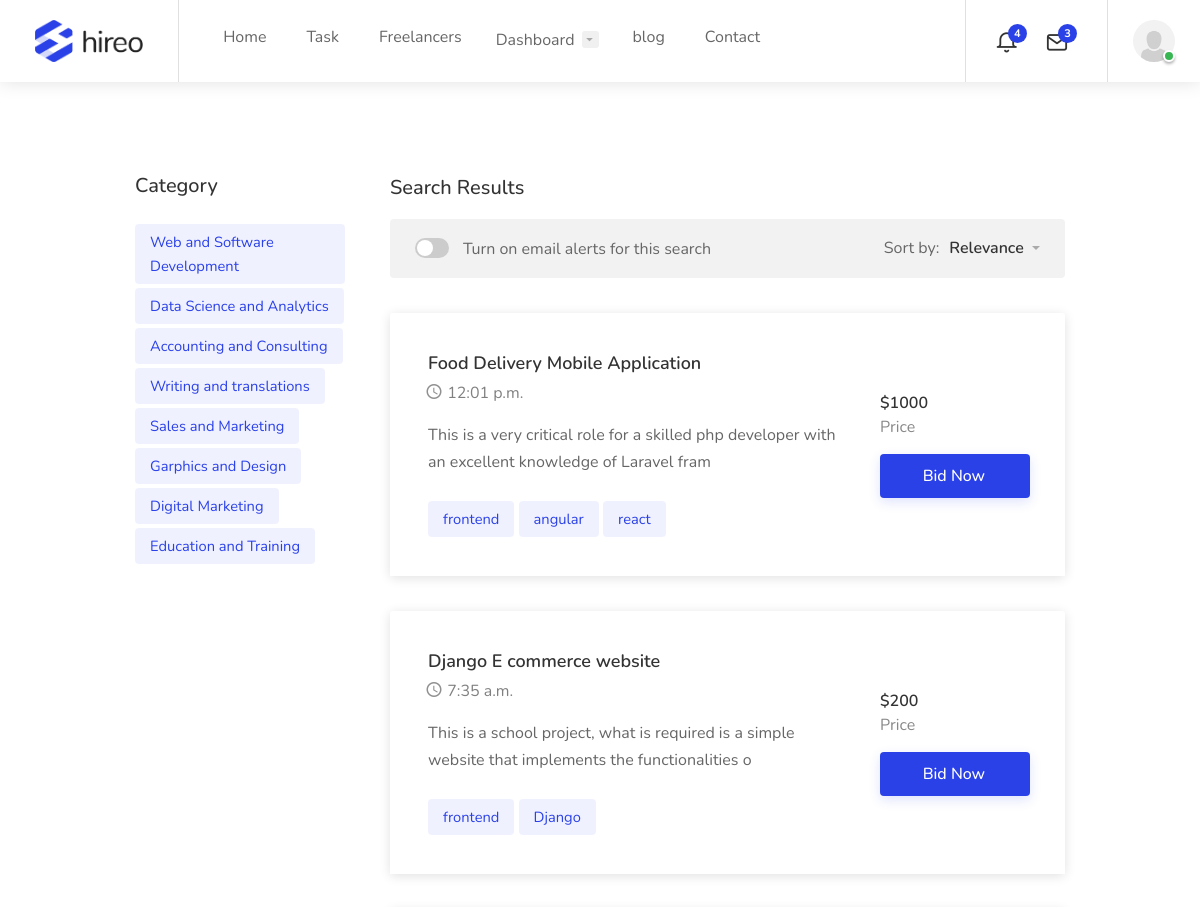
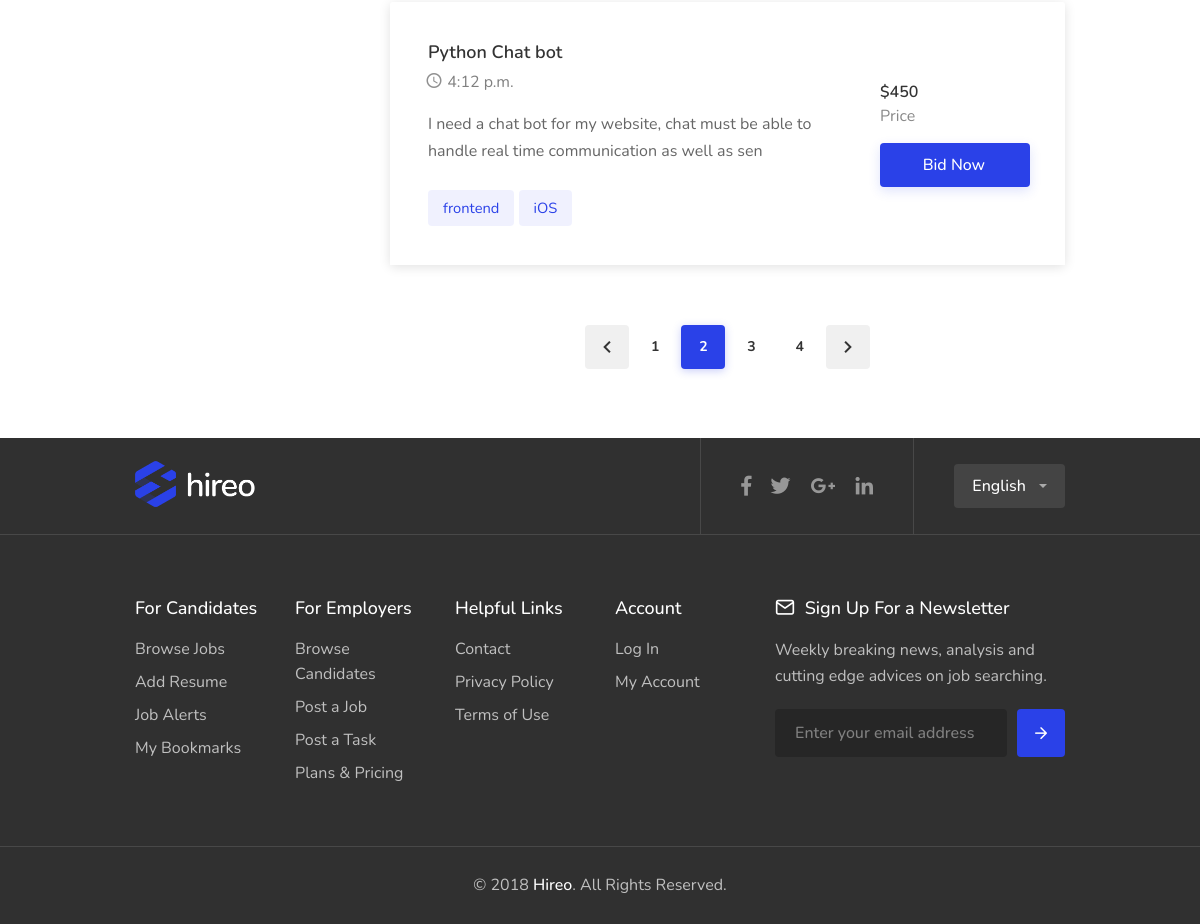
Page /job/category/web_software_development/ (signed in) on the committed database (2 pictures, top to bottom).
### user/models.py (models this page shows, shortened)
class Profile(models.Model):
    user = models.OneToOneField(User, on_delete=models.CASCADE)
    image = models.ImageField(default = 'default.png', upload_to='profile_pics')
    tagline = models.CharField(max_length=200,  default='Enter your tagline here')
    bio = models.CharField(max_length=1000, default='Enter your bio here')
    favourite = models.ManyToManyField(User, related_name='favorited_by', blank=True)

### job/models.py (models this page shows, shortened)
class Category(models.Model):
    title = models.CharField(max_length=200)
    slug = models.SlugField(null=True, default=None, unique=True)
    img = models.ImageField(default = 'default.png', upload_to='category_images')
    def __str__(self):
        return self.title

class Job(models.Model):
    author = models.ForeignKey(User, on_delete=models.CASCADE)
    title = models.CharField(max_length=200)
    job_type = models.ForeignKey(Type, on_delete=models.DO_NOTHING)
    job_category = models.ForeignKey(Category, on_delete=models.DO_NOTHING)
    cost = models.IntegerField(default=100)
    skill = models.ManyToManyField(Skill, blank=True)
    date_created = models.DateTimeField(default=timezone.now)
    description = models.CharField(max_length=10000)
    favourite = models.ManyToManyField(User, related_name='fav_task', blank=True)

class Skill(models.Model):
    title = models.CharField(max_length=100)
    def __str__(self):
        return self.title

### job/views.py (the view)
# urls.py: path('job/category/<str:slug>/',CategoryView.as_view(),name='task-category'),
class CategoryView(ListView):
    def get(self, request, slug):
        category = Category.objects.all()
        tasks = Job.objects.filter(job_category__slug = slug)
        context = {
            'categories': category,
            'tasks':tasks,
         }
        return render(request, 'job/category.html', context)

### job/templates/job/category.html (shortened to what this page needs)
{% extends 'job/base.html' %}
{% block content %}
<div class="container">
	<div class="row">
		<div class="col-xl-3 col-lg-4">
			<div class="sidebar-container">
				<div class="sidebar-widget">
					<h3>Category</h3>
					<div class="task-tags">
						{% for category in categories %}
						<span><a href = "{% url 'task-category' category.slug %}">{{ category }}</a></span>
						{% endfor %}
					</div>
				</div>
			</div>
		</div>
		<div class="col-xl-9 col-lg-8 content-left-offset">
			<h3 class="page-title">Search Results</h3>
			<div class="notify-box margin-top-15">
				<div class="switch-container">
					<label class="switch"><input type="checkbox"><span class="switch-button"></span><span class="switch-text">Turn on email alerts for this search</span></label>
				</div>
				<div class="sort-by">
					<span>Sort by:</span>
					<select class="selectpicker hide-tick">
						<option>Relevance</option>
					</select>
				</div>
			</div>
            {% for task in tasks %}
			<div class="tasks-list-container compact-list margin-top-35">
				<a href="{% url 'job-detail' task.id %}" class="task-listing">
					<div class="task-listing-details">
						<div class="task-listing-description">
							<h3 class="task-listing-title">{{ task.title }}</h3>
							<ul class="task-icons">
								<li><i class="icon-material-outline-access-time"></i> {{ task.date_created|date:'P'}}</li>
							</ul>
							<p class="task-listing-text">{{ task.description|stringformat:".100s" }}</p>
							<div class="task-tags">
								{% for skill in task.skill.all %}
								<span>{{ skill }}</span>
								{% endfor %}
							</div>
						</div>
					</div>
					<div class="task-listing-bid">
						<div class="task-listing-bid-inner">
							<div class="task-offers">
								<strong>${{ task.cost }}</strong>
								<span>Price</span>
							</div>
							<span class="button button-sliding-icon ripple-effect">Bid Now </span>
						</div>
					</div>
				</a>
			</div>
            {% endfor %}
			<div class="row">
				<div class="col-md-12">
					<div class="pagination-container margin-top-60 margin-bottom-60">
						<nav class="pagination">
							<ul>
								<li class="pagination-arrow"><a href="#" class="ripple-effect"><i class="icon-material-outline-keyboard-arrow-left"></i></a></li>
								<li><a href="#" class="ripple-effect">1</a></li>
								<li><a href="#" class="current-page ripple-effect">2</a></li>
								<li><a href="#" class="ripple-effect">3</a></li>
								<li><a href="#" class="ripple-effect">4</a></li>
								<li class="pagination-arrow"><a href="#" class="ripple-effect"><i class="icon-material-outline-keyboard-arrow-right"></i></a></li>
							</ul>
						</nav>
					</div>
				</div>
			</div>
		</div>
	</div>
</div>
{% endblock content %}

### job/templates/job/base.html (shortened to what this page needs)
{% load static %}
<!doctype html>
<html lang="en">
<head>
<link rel="stylesheet" href="{% static 'job/css/style.css' %}">
<link rel="stylesheet" href="{% static 'job/css/colors/blue.css' %}">
</head>
<body>
<div id="wrapper">
    <header id="header-container" class="fullwidth">
        <div id="header">
            <div class="container">
                <div class="left-side">
                    <div id="logo">
                        <a href="{% url 'job-home' %}"><img src="{% static 'job/images/logo.png' %}" alt=""></a>
                    </div>
                    <nav id="navigation">
                        <ul id="responsive">
                            <li><a href="{% url 'job-home' %}">Home</a>
                            </li>
                            <li><a href="{% url 'job-list' %}">Task</a></li>
                            <li><a href="{% url 'freelancer' %}">Freelancers</a></li>
                            {% if user.is_authenticated %}
						<li><a href="#">Dashboard</a>
						</li>
                        {% endif %}
                        <li><a href="{% url 'blog-home' %}">blog</a></li>
                        <li><a href="{% url 'contact' %}">Contact</a></li>
                        </ul>
                    </nav>
                </div>
            {% if user.is_authenticated %}
			<div class="right-side">
				<div class="header-widget hide-on-mobile">
					<div class="header-notifications">
						<div class="header-notifications-trigger">
							<a href="#"><i class="icon-feather-bell"></i><span>4</span></a>
						</div>
					</div>
					<div class="header-notifications">
						<div class="header-notifications-trigger">
							<a href="#"><i class="icon-feather-mail"></i><span>3</span></a>
						</div>
					</div>
				</div>
				<div class="header-widget">
					<div class="header-notifications user-menu">
						<div class="header-notifications-trigger">
							<a href="#"><div class="user-avatar status-online"><img src="{{ user.profile.image.url }}" alt=""></div></a>
						</div>
					</div>
				</div>
			</div>
            {% endif %}
            </div>
        </div>
    </header>
    {% block content %}
    {% endblock content %}
<div id="footer">
	<div class="footer-top-section">
		<div class="container">
			<div class="row">
				<div class="col-xl-12">
					<div class="footer-rows-container">
						<div class="footer-rows-left">
							<div class="footer-row">
								<div class="footer-row-inner footer-logo">
									<img src="{% static 'job/images/logo2.png' %}" alt="">
								</div>
							</div>
						</div>
						<div class="footer-rows-right">
							<div class="footer-row">
								<div class="footer-row-inner">
									<ul class="footer-social-links">
										<li>
											<a href="#" title="Facebook" data-tippy-placement="bottom" data-tippy-theme="light">
												<i class="icon-brand-facebook-f"></i>
											</a>
										</li>
										<li>
											<a href="#" title="Twitter" data-tippy-placement="bottom" data-tippy-theme="light">
												<i class="icon-brand-twitter"></i>
											</a>
										</li>
										<li>
											<a href="#" title="Google Plus" data-tippy-placement="bottom" data-tippy-theme="light">
												<i class="icon-brand-google-plus-g"></i>
											</a>
										</li>
										<li>
											<a href="#" title="LinkedIn" data-tippy-placement="bottom" data-tippy-theme="light">
												<i class="icon-brand-linkedin-in"></i>
											</a>
										</li>
									</ul>
									<div class="clearfix"></div>
								</div>
							</div>
							<div class="footer-row">
								<div class="footer-row-inner">
									<select class="selectpicker language-switcher" data-selected-text-format="count" data-size="5">
										<option selected>English</option>
									</select>
								</div>
							</div>
						</div>
					</div>
				</div>
			</div>
		</div>
	</div>
	<div class="footer-middle-section">
		<div class="container">
			<div class="row">
				<div class="col-xl-2 col-lg-2 col-md-3">
					<div class="footer-links">
						<h3>For Candidates</h3>
						<ul>
							<li><a href="#"><span>Browse Jobs</span></a></li>
							<li><a href="#"><span>Add Resume</span></a></li>
							<li><a href="#"><span>Job Alerts</span></a></li>
							<li><a href="#"><span>My Bookmarks</span></a></li>
						</ul>
					</div>
				</div>
				<div class="col-xl-2 col-lg-2 col-md-3">
					<div class="footer-links">
						<h3>For Employers</h3>
						<ul>
							<li><a href="#"><span>Browse Candidates</span></a></li>
							<li><a href="#"><span>Post a Job</span></a></li>
							<li><a href="#"><span>Post a Task</span></a></li>
							<li><a href="#"><span>Plans & Pricing</span></a></li>
						</ul>
					</div>
				</div>
				<div class="col-xl-2 col-lg-2 col-md-3">
					<div class="footer-links">
						<h3>Helpful Links</h3>
						<ul>
							<li><a href="#"><span>Contact</span></a></li>
							<li><a href="#"><span>Privacy Policy</span></a></li>
							<li><a href="#"><span>Terms of Use</span></a></li>
						</ul>
					</div>
				</div>
				<div class="col-xl-2 col-lg-2 col-md-3">
					<div class="footer-links">
						<h3>Account</h3>
						<ul>
							<li><a href="#"><span>Log In</span></a></li>
							<li><a href="#"><span>My Account</span></a></li>
						</ul>
					</div>
				</div>
				<div class="col-xl-4 col-lg-4 col-md-12">
					<h3><i class="icon-feather-mail"></i> Sign Up For a Newsletter</h3>
					<p>Weekly breaking news, analysis and cutting edge advices on job searching.</p>
					<form action="#" method="get" class="newsletter">
						<input type="text" name="fname" placeholder="Enter your email address">
						<button type="submit"><i class="icon-feather-arrow-right"></i></button>
					</form>
				</div>
			</div>
		</div>
	</div>
	<div class="footer-bottom-section">
		<div class="container">
			<div class="row">
				<div class="col-xl-12">
					© 2018 <strong>Hireo</strong>. All Rights Reserved.
				</div>
			</div>
		</div>
	</div>
</div>
</div>
</body>
</html>

### rows in the picture
Category: title "Web and Software Development"
Category: title "Data Science and Analytics"
Category: title "Accounting and Consulting"
Category: title "Writing and translations"
Category: title "Sales and Marketing"
Category: title "Garphics and Design"
Category: title "Digital Marketing"
Category: title "Education and Training"
Job: title "Food Delivery Mobile Application", date_created "12:01 p.m.", description "This is a very critical role for a skilled php developer with an excellent knowledge of Laravel fram", cost "1000"
Skill: title "frontend"
Skill: title "angular"
Skill: title "react"
Job: title "Django E commerce website", date_created "7:35 a.m.", description "This is a school project, what is required is a simple website that implements the functionalities o", cost "200"
Skill: title "Django"
Job: title "Python Chat bot", date_created "4:12 p.m.", description "I need a chat bot for my website, chat must be able to handle real time communication as well as sen", cost "450"
Skill: title "iOS"
